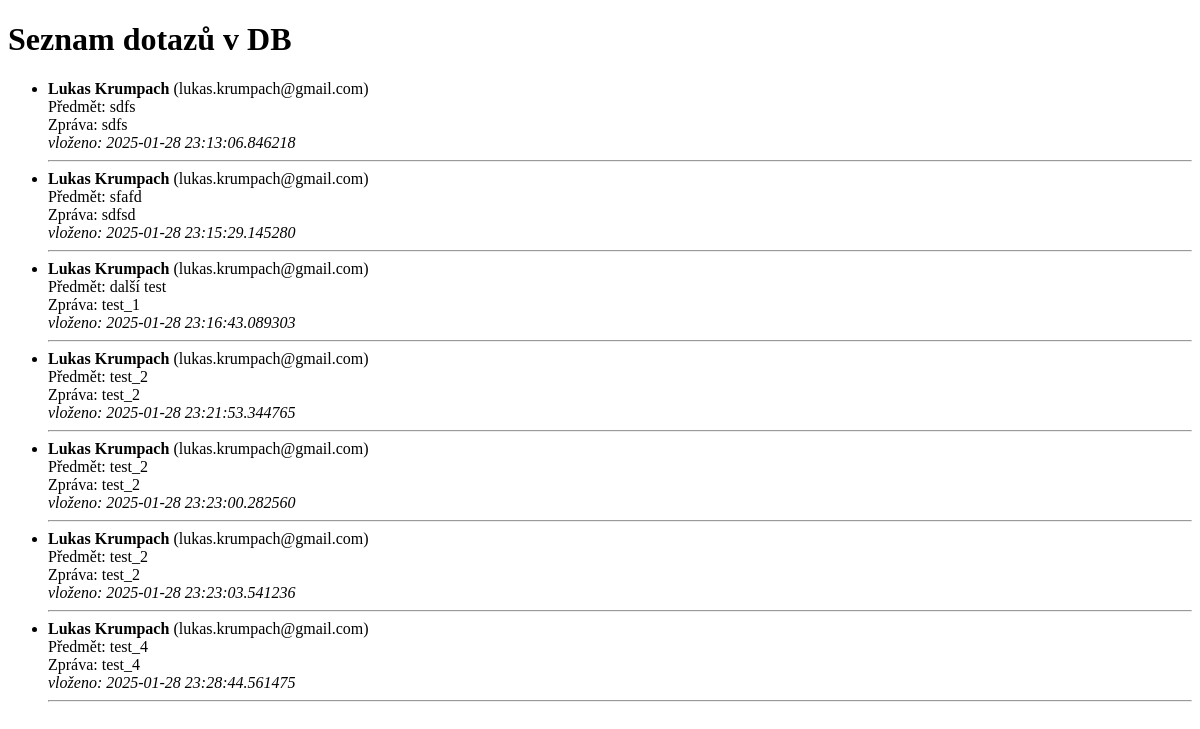
Page /inquiries on the earlier database version.
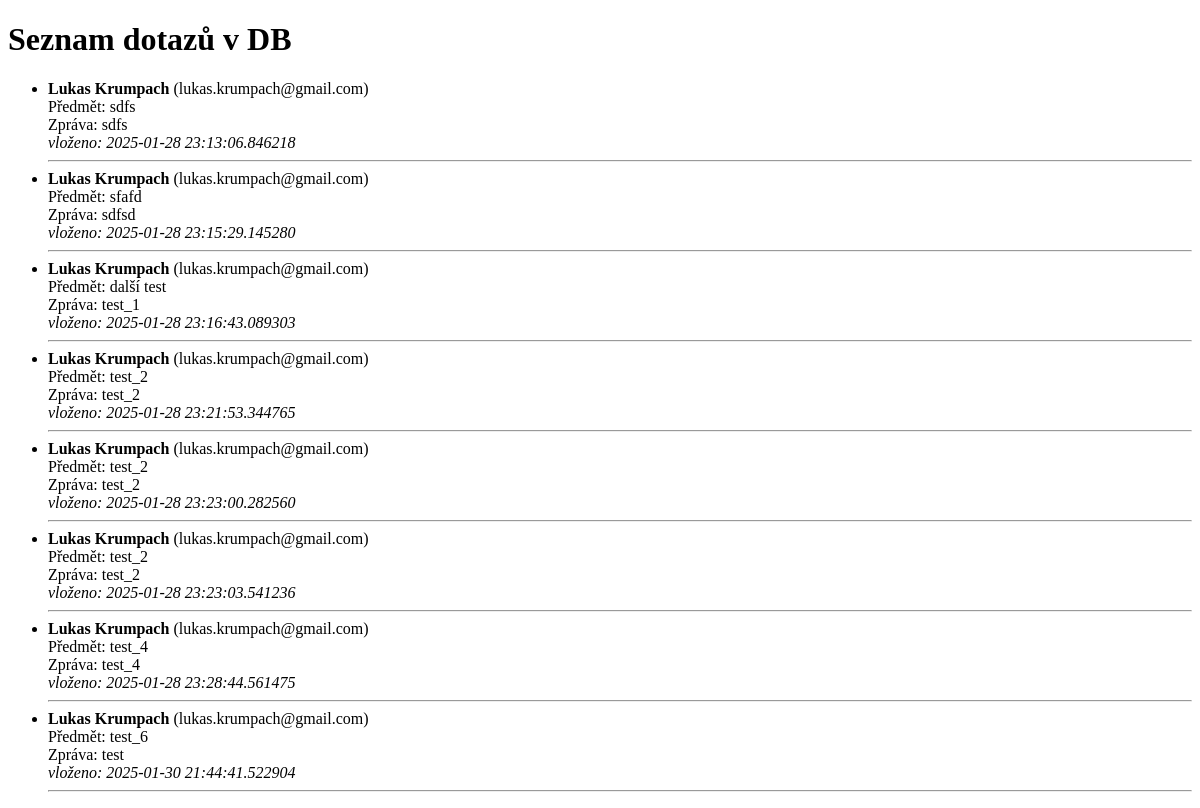
Same page on the later database version.
### app/models.py (models this page shows, shortened)
class Inquiry(db.Model):
    id = db.Column(db.Integer, primary_key=True)
    name = db.Column(db.String(100), nullable=False)
    email = db.Column(db.String(120), nullable=False)
    subject = db.Column(db.String(150))
    message = db.Column(db.Text, nullable=False)
    created_at = db.Column(db.DateTime, default=datetime.utcnow)

### app/views/routes.py (the view)
@views.route("/inquiries")
def list_inquiries():
    inquiries = Inquiry.query.all()
    return render_template("list_inquiries.html", inquiries=inquiries)

### app/templates/list_inquiries.html (shortened to what this page needs)
<!DOCTYPE html>
<html>
<head>
</head>
<body>
    <h1>Seznam dotazů v DB</h1>
    <ul>
    {% for i in inquiries %}
        <li>
            <strong>{{ i.name }}</strong>
            ({{ i.email }})<br>
            Předmět: {{ i.subject }}<br>
            Zpráva: {{ i.message }}<br>
            <em>vloženo: {{ i.created_at }}</em>
        </li>
        <hr>
    {% endfor %}
    </ul>
</body>
</html>

Differences in the rows shown:
added Inquiry: name "Lukas Krumpach", email "lukas.krumpach@gmail.com", subject "test_6", message "test", created_at "2025-01-30 21:44:41.522904"
